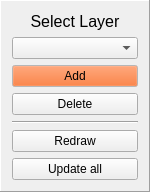
        <widget class="QFrame" name="frame_12">
         <property name="minimumSize">
          <size>
           <width>120</width>
           <height>0</height>
          </size>
         </property>
         <property name="maximumSize">
          <size>
           <width>150</width>
           <height>16777215</height>
          </size>
         </property>
         <property name="frameShape">
          <enum>QFrame::Panel</enum>
         </property>
         <property name="frameShadow">
          <enum>QFrame::Raised</enum>
         </property>
         <layout class="QVBoxLayout" name="verticalLayout_6">
          <item>
           <widget class="QLabel" name="select_label">
            <property name="maximumSize">
             <size>
              <width>16777215</width>
              <height>20</height>
             </size>
            </property>
            <property name="font">
             <font>
              <pointsize>12</pointsize>
             </font>
            </property>
            <property name="text">
             <string>Select Layer</string>
            </property>
            <property name="alignment">
             <set>Qt::AlignCenter</set>
            </property>
           </widget>
          </item>
          <item>
           <widget class="QComboBox" name="layersComboBox"/>
          </item>
          <item>
           <widget class="QPushButton" name="addLayerButton">
            <property name="palette">
             <palette>
              <active>
               <colorrole role="WindowText">
                <brush brushstyle="SolidPattern">
                 <color alpha="255">
                  <red>0</red>
                  <green>0</green>
                  <blue>0</blue>
                 </color>
                </brush>
               </colorrole>
               <colorrole role="Button">
                <brush brushstyle="SolidPattern">
                 <color alpha="255">
                  <red>255</red>
                  <green>85</green>
                  <blue>0</blue>
                 </color>
                </brush>
               </colorrole>
               <colorrole role="Light">
                <brush brushstyle="SolidPattern">
                 <color alpha="255">
                  <red>255</red>
                  <green>255</green>
                  <blue>255</blue>
                 </color>
                </brush>
               </colorrole>
               <colorrole role="Midlight">
                <brush brushstyle="SolidPattern">
                 <color alpha="255">
                  <red>255</red>
                  <green>255</green>
                  <blue>255</blue>
                 </color>
                </brush>
               </colorrole>
               <colorrole role="Dark">
                <brush brushstyle="SolidPattern">
                 <color alpha="255">
                  <red>127</red>
                  <green>127</green>
                  <blue>127</blue>
                 </color>
                </brush>
               </colorrole>
               <colorrole role="Mid">
                <brush brushstyle="SolidPattern">
                 <color alpha="255">
                  <red>170</red>
                  <green>170</green>
                  <blue>170</blue>
                 </color>
                </brush>
               </colorrole>
               <colorrole role="Text">
                <brush brushstyle="SolidPattern">
                 <color alpha="255">
                  <red>0</red>
                  <green>0</green>
                  <blue>0</blue>
                 </color>
                </brush>
               </colorrole>
               <colorrole role="BrightText">
                <brush brushstyle="SolidPattern">
                 <color alpha="255">
                  <red>255</red>
                  <green>255</green>
                  <blue>255</blue>
                 </color>
                </brush>
               </colorrole>
               <colorrole role="ButtonText">
                <brush brushstyle="SolidPattern">
                 <color alpha="255">
                  <red>0</red>
                  <green>0</green>
                  <blue>0</blue>
                 </color>
                </brush>
               </colorrole>
               <colorrole role="Base">
                <brush brushstyle="SolidPattern">
                 <color alpha="255">
                  <red>255</red>
                  <green>255</green>
                  <blue>255</blue>
                 </color>
                </brush>
               </colorrole>
               <colorrole role="Window">
                <brush brushstyle="SolidPattern">
                 <color alpha="255">
                  <red>255</red>
                  <green>255</green>
                  <blue>255</blue>
                 </color>
                </brush>
               </colorrole>
               <colorrole role="Shadow">
                <brush brushstyle="SolidPattern">
                 <color alpha="255">
                  <red>0</red>
                  <green>0</green>
                  <blue>0</blue>
                 </color>
                </brush>
               </colorrole>
               <colorrole role="AlternateBase">
                <brush brushstyle="SolidPattern">
                 <color alpha="255">
                  <red>255</red>
                  <green>255</green>
                  <blue>255</blue>
                 </color>
                </brush>
               </colorrole>
               <colorrole role="ToolTipBase">
                <brush brushstyle="SolidPattern">
                 <color alpha="255">
                  <red>255</red>
                  <green>255</green>
                  <blue>220</blue>
                 </color>
                </brush>
               </colorrole>
               <colorrole role="ToolTipText">
                <brush brushstyle="SolidPattern">
                 <color alpha="255">
                  <red>0</red>
                  <green>0</green>
                  <blue>0</blue>
                 </color>
                </brush>
               </colorrole>
              </active>
              <inactive>
               <colorrole role="WindowText">
                <brush brushstyle="SolidPattern">
                 <color alpha="255">
                  <red>0</red>
                  <green>0</green>
                  <blue>0</blue>
                 </color>
                </brush>
               </colorrole>
               <colorrole role="Button">
                <brush brushstyle="SolidPattern">
                 <color alpha="255">
                  <red>255</red>
                  <green>85</green>
                  <blue>0</blue>
                 </color>
                </brush>
               </colorrole>
               <colorrole role="Light">
                <brush brushstyle="SolidPattern">
                 <color alpha="255">
                  <red>255</red>
                  <green>255</green>
                  <blue>255</blue>
                 </color>
                </brush>
               </colorrole>
               <colorrole role="Midlight">
                <brush brushstyle="SolidPattern">
                 <color alpha="255">
                  <red>255</red>
                  <green>255</green>
                  <blue>255</blue>
                 </color>
                </brush>
               </colorrole>
               <colorrole role="Dark">
                <brush brushstyle="SolidPattern">
                 <color alpha="255">
                  <red>127</red>
                  <green>127</green>
                  <blue>127</blue>
                 </color>
                </brush>
               </colorrole>
               <colorrole role="Mid">
                <brush brushstyle="SolidPattern">
                 <color alpha="255">
                  <red>170</red>
                  <green>170</green>
                  <blue>170</blue>
                 </color>
                </brush>
               </colorrole>
               <colorrole role="Text">
                <brush brushstyle="SolidPattern">
                 <color alpha="255">
                  <red>0</red>
                  <green>0</green>
                  <blue>0</blue>
                 </color>
                </brush>
               </colorrole>
               <colorrole role="BrightText">
                <brush brushstyle="SolidPattern">
                 <color alpha="255">
                  <red>255</red>
                  <green>255</green>
                  <blue>255</blue>
                 </color>
                </brush>
               </colorrole>
               <colorrole role="ButtonText">
                <brush brushstyle="SolidPattern">
                 <color alpha="255">
                  <red>0</red>
                  <green>0</green>
                  <blue>0</blue>
                 </color>
                </brush>
               </colorrole>
               <colorrole role="Base">
                <brush brushstyle="SolidPattern">
                 <color alpha="255">
                  <red>255</red>
                  <green>255</green>
                  <blue>255</blue>
                 </color>
                </brush>
               </colorrole>
               <colorrole role="Window">
                <brush brushstyle="SolidPattern">
                 <color alpha="255">
                  <red>255</red>
                  <green>255</green>
                  <blue>255</blue>
                 </color>
                </brush>
               </colorrole>
               <colorrole role="Shadow">
                <brush brushstyle="SolidPattern">
                 <color alpha="255">
                  <red>0</red>
                  <green>0</green>
                  <blue>0</blue>
                 </color>
                </brush>
               </colorrole>
               <colorrole role="AlternateBase">
                <brush brushstyle="SolidPattern">
                 <color alpha="255">
                  <red>255</red>
                  <green>255</green>
                  <blue>255</blue>
                 </color>
                </brush>
               </colorrole>
               <colorrole role="ToolTipBase">
                <brush brushstyle="SolidPattern">
                 <color alpha="255">
                  <red>255</red>
                  <green>255</green>
                  <blue>220</blue>
                 </color>
                </brush>
               </colorrole>
               <colorrole role="ToolTipText">
                <brush brushstyle="SolidPattern">
                 <color alpha="255">
                  <red>0</red>
                  <green>0</green>
                  <blue>0</blue>
                 </color>
                </brush>
               </colorrole>
              </inactive>
              <disabled>
               <colorrole role="WindowText">
                <brush brushstyle="SolidPattern">
                 <color alpha="255">
                  <red>127</red>
                  <green>127</green>
                  <blue>127</blue>
                 </color>
                </brush>
               </colorrole>
               <colorrole role="Button">
                <brush brushstyle="SolidPattern">
                 <color alpha="255">
                  <red>255</red>
                  <green>85</green>
                  <blue>0</blue>
                 </color>
                </brush>
               </colorrole>
               <colorrole role="Light">
                <brush brushstyle="SolidPattern">
                 <color alpha="255">
                  <red>255</red>
                  <green>255</green>
                  <blue>255</blue>
                 </color>
                </brush>
               </colorrole>
               <colorrole role="Midlight">
                <brush brushstyle="SolidPattern">
                 <color alpha="255">
                  <red>255</red>
                  <green>255</green>
                  <blue>255</blue>
                 </color>
                </brush>
               </colorrole>
               <colorrole role="Dark">
                <brush brushstyle="SolidPattern">
                 <color alpha="255">
                  <red>127</red>
                  <green>127</green>
                  <blue>127</blue>
                 </color>
                </brush>
               </colorrole>
               <colorrole role="Mid">
                <brush brushstyle="SolidPattern">
                 <color alpha="255">
                  <red>170</red>
                  <green>170</green>
                  <blue>170</blue>
                 </color>
                </brush>
               </colorrole>
               <colorrole role="Text">
                <brush brushstyle="SolidPattern">
                 <color alpha="255">
                  <red>127</red>
                  <green>127</green>
                  <blue>127</blue>
                 </color>
                </brush>
               </colorrole>
               <colorrole role="BrightText">
                <brush brushstyle="SolidPattern">
                 <color alpha="255">
                  <red>255</red>
                  <green>255</green>
                  <blue>255</blue>
                 </color>
                </brush>
               </colorrole>
               <colorrole role="ButtonText">
                <brush brushstyle="SolidPattern">
                 <color alpha="255">
                  <red>127</red>
                  <green>127</green>
                  <blue>127</blue>
                 </color>
                </brush>
               </colorrole>
               <colorrole role="Base">
                <brush brushstyle="SolidPattern">
                 <color alpha="255">
                  <red>255</red>
                  <green>255</green>
                  <blue>255</blue>
                 </color>
                </brush>
               </colorrole>
               <colorrole role="Window">
                <brush brushstyle="SolidPattern">
                 <color alpha="255">
                  <red>255</red>
                  <green>255</green>
                  <blue>255</blue>
                 </color>
                </brush>
               </colorrole>
               <colorrole role="Shadow">
                <brush brushstyle="SolidPattern">
                 <color alpha="255">
                  <red>0</red>
                  <green>0</green>
                  <blue>0</blue>
                 </color>
                </brush>
               </colorrole>
               <colorrole role="AlternateBase">
                <brush brushstyle="SolidPattern">
                 <color alpha="255">
                  <red>255</red>
                  <green>255</green>
                  <blue>255</blue>
                 </color>
                </brush>
               </colorrole>
               <colorrole role="ToolTipBase">
                <brush brushstyle="SolidPattern">
                 <color alpha="255">
                  <red>255</red>
                  <green>255</green>
                  <blue>220</blue>
                 </color>
                </brush>
               </colorrole>
               <colorrole role="ToolTipText">
                <brush brushstyle="SolidPattern">
                 <color alpha="255">
                  <red>0</red>
                  <green>0</green>
                  <blue>0</blue>
                 </color>
                </brush>
               </colorrole>
              </disabled>
             </palette>
            </property>
            <property name="text">
             <string>Add</string>
            </property>
           </widget>
          </item>
          <item>
           <widget class="QPushButton" name="deleteLayerButton">
            <property name="text">
             <string>Delete</string>
            </property>
           </widget>
          </item>
          <item>
           <widget class="Line" name="line">
            <property name="orientation">
             <enum>Qt::Horizontal</enum>
            </property>
           </widget>
          </item>
          <item>
           <widget class="QPushButton" name="redrawButton">
            <property name="text">
             <string>Redraw</string>
            </property>
           </widget>
          </item>
          <item>
           <widget class="QPushButton" name="updateButton">
            <property name="text">
             <string>Update all</string>
            </property>
           </widget>
          </item>
         </layout>
        </widget>
